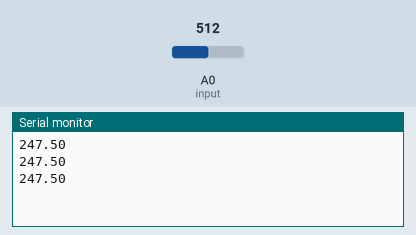
Bench run of a sketch on a simulated Arduino Uno, built with avr-gcc and run on an emulated ATmega328P. Shown: the last lines printed to the serial monitor. The inputs (shaded band) are chosen by the test bench; at power-on: A0 (input) = 512.

Above: at 1.3 s.
1.4 s: A0 (input) set to 716
At 1.9 s:
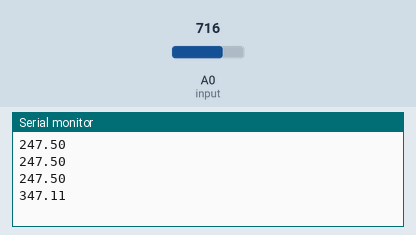
2.9 s: A0 (input) set to 900
At 3.4 s:
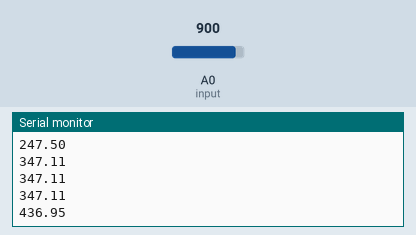
Timing chart, 0 to 5.9 s (numbered marks = the images above; inputs shaded):
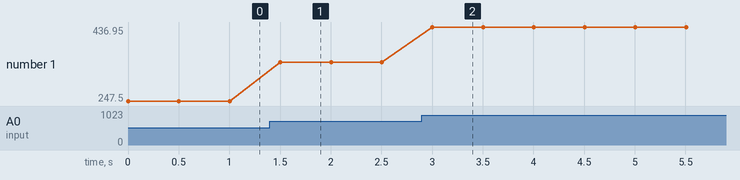

Measured:
- after the input at 1.4 s, the serial monitor: prints a new line after 0.10 s (image 1)
- after the input at 2.9 s, the serial monitor: prints a new line after 0.10 s (image 2)
- plotted number 1: 247.5 → 347.11 after the input at 1.4 s, 347.11 → 436.95 after the input at 2.9 s

The sketch:

temp_sensor_LM35.ino
```cpp
int input = A0;
int reading ;
float temp ;

void setup() {
  pinMode(input , INPUT) ;
  Serial.begin(9600);

}

void loop() {
  reading  = analogRead(input);
  temp = (reading * (5.0/1024))*100 - 2.5 ;
  Serial.println(temp);
  //Serial.println(reading);
  delay(500) ;

}
```
